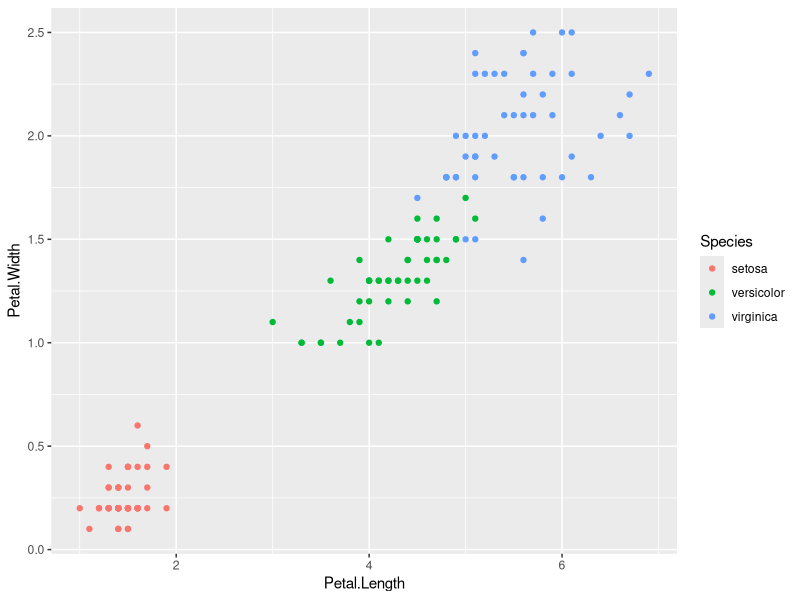
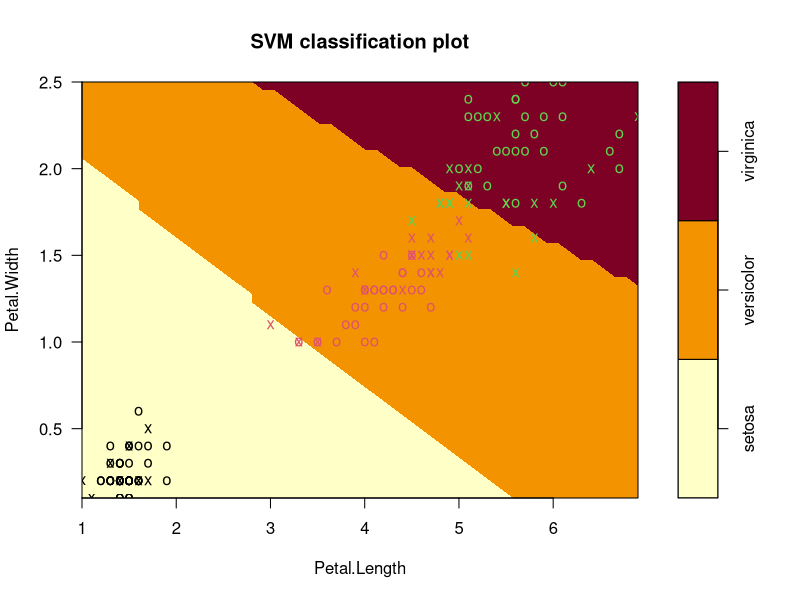

Generate these figures, in order, with R:
#Identification of Imbalanced Data using Iris Dataset

#Downloading the iris data

data("iris")

#Viewing the iris data

str(iris)

#installing the ggplot2 to find the scatter plot

install.packages("ggplot2")

#loading the ggplot2

library(ggplot2)

#viewing the scatter plot between petal.length and petal.width

qplot(Petal.Length, Petal.Width, data = iris, color = Species)

#install the e1071 package for utilizing Support Vector Machine in R

install.packages("e1071")

#loading the e1071 package in order to use Support Vector Machine

library(e1071)

#Building model

mymodel <- svm(Species~., data = iris)

#Summary of the mymodel

summary(mymodel)

#plotting our model

plot(mymodel, data = iris,
     Petal.Width~Petal.Length,
     slice = list(Sepal.Width = 3, Sepal.Length = 4))
